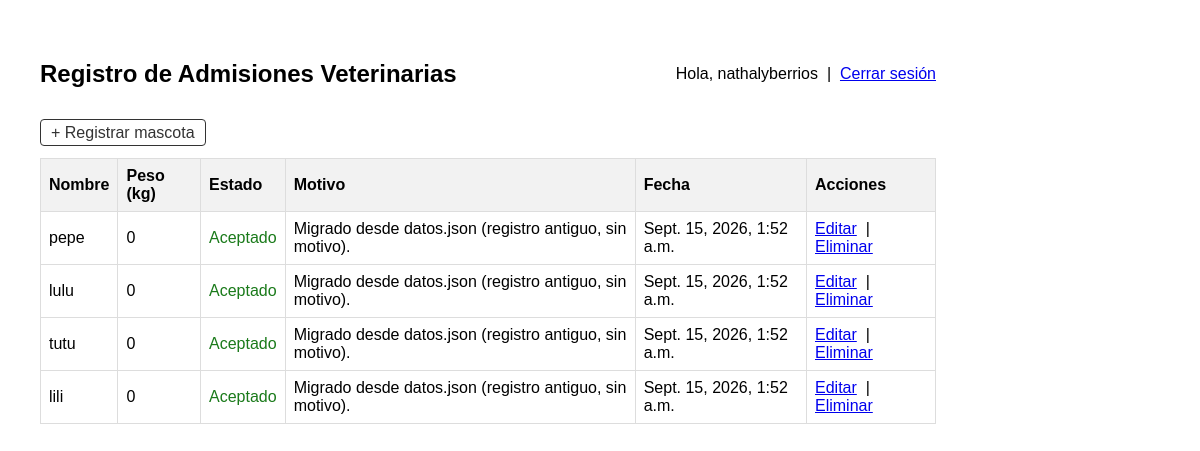
The app's page / (signed in) with its own data.
### core/models.py (models this page shows, shortened)
class Registro(models.Model):
    ESTADO_CHOICES = [
        ("Aceptado", "Aceptado"),
        ("Rechazado", "Rechazado"),
        ("Dato Inválido", "Dato Inválido"),
    ]
    nombre = models.CharField(max_length=100)
    peso = models.IntegerField()
    estado = models.CharField(max_length=20, choices=ESTADO_CHOICES)
    motivo = models.CharField(max_length=200)
    fecha = models.DateTimeField(default=timezone.now)
    eliminado = models.BooleanField(default=False)
    fecha_eliminacion = models.DateTimeField(null=True, blank=True)
    class Meta:
        ordering = ["-fecha"]

### core/views.py (the view)
# urls.py: path("", views.lista, name="lista"),
@login_required(login_url="login")
def lista(request):  # cualquier usuario logueado puede mirar
    registros = Registro.objects.filter(eliminado=False)
    contexto = {
        "registros": registros,
        "puede_crear": tiene_rol(request.user, "admin", "normal"),
        "puede_editar": tiene_rol(request.user, "admin"),
    }
    return render(request, "list.html", contexto)

### core/templates/list.html (shortened to what this page needs)
<!DOCTYPE html>
<html lang="es">
<head>
</head>
<body>
    <div class="topbar">
        <h2>Registro de Admisiones Veterinarias</h2>
        <div>
            Hola, {{ user.username }}
            &nbsp;|&nbsp;
            <a href="{% url 'logout' %}">Cerrar sesión</a>
        </div>
    </div>
    {% if puede_crear %}
        <p><a class="btn" href="{% url 'crear' %}">+ Registrar mascota</a></p>
    {% endif %}
    <table>
        <tr>
            <th>Nombre</th>
            <th>Peso (kg)</th>
            <th>Estado</th>
            <th>Motivo</th>
            <th>Fecha</th>
            {% if puede_editar %}<th>Acciones</th>{% endif %}
        </tr>
        {% for registro in registros %}
        <tr>
            <td>{{ registro.nombre }}</td>
            <td>{{ registro.peso }}</td>
            <td class="{% if registro.estado == 'Aceptado' %}aceptado{% elif registro.estado == 'Rechazado' %}rechazado{% else %}invalido{% endif %}">
                {{ registro.estado }}
            </td>
            <td>{{ registro.motivo }}</td>
            <td>{{ registro.fecha }}</td>
            {% if puede_editar %}
            <td>
                <a href="{% url 'editar' registro.pk %}">Editar</a>
                &nbsp;|&nbsp;
                <a href="{% url 'eliminar' registro.pk %}">Eliminar</a>
            </td>
            {% endif %}
        </tr>
        {% empty %}
        <tr>
            <td colspan="6">No hay mascotas registradas todavía.</td>
        </tr>
        {% endfor %}
    </table>
</body>
</html>

### core/templates/list.html (style rules this page uses)
body { font-family: Arial, sans-serif; margin: 40px; }
table { border-collapse: collapse; width: 80%; }
th, td { border: 1px solid #dddddd; text-align: left; padding: 8px; }
th { background-color: #f2f2f2; }
.topbar { display: flex; justify-content: space-between; align-items: center; width: 80%; margin-bottom: 10px; }
.aceptado { color: #1a7a1a; }
.btn { padding: 4px 10px; text-decoration: none; border: 1px solid #333; border-radius: 4px; color: #333; }

### records on screen
Registro: nombre "pepe", peso "0", estado "Aceptado", motivo "Migrado desde datos.json (registro antiguo, sin motivo).", fecha "Sept. 15, 2026, 1:52 a.m."
Registro: nombre "lulu", peso "0", estado "Aceptado", motivo "Migrado desde datos.json (registro antiguo, sin motivo).", fecha "Sept. 15, 2026, 1:52 a.m."
Registro: nombre "tutu", peso "0", estado "Aceptado", motivo "Migrado desde datos.json (registro antiguo, sin motivo).", fecha "Sept. 15, 2026, 1:52 a.m."
Registro: nombre "lili", peso "0", estado "Aceptado", motivo "Migrado desde datos.json (registro antiguo, sin motivo).", fecha "Sept. 15, 2026, 1:52 a.m."

### other values on screen
{{ user.username }} "nathalyberrios"
